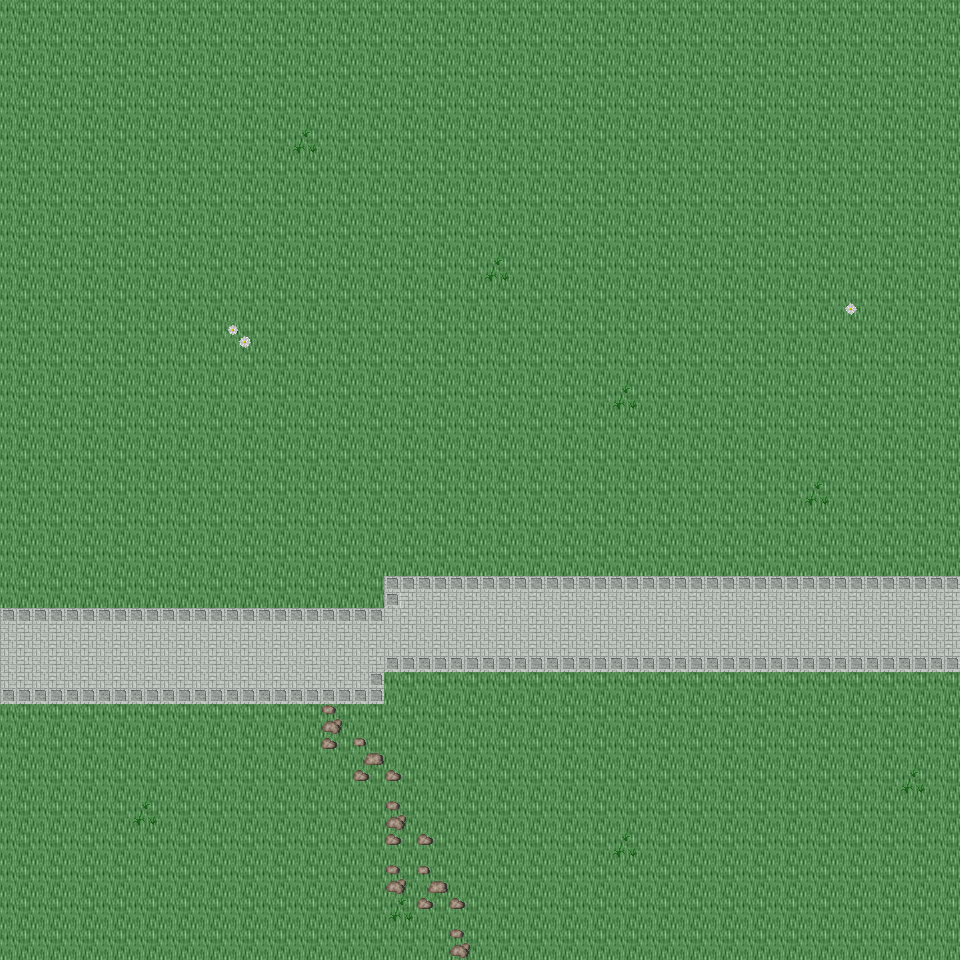

A level layout from a 2D game, rendered from its tile map. Below: a short description, then the map file with tile-grid data replaced by summaries:
An orthogonal 30x30 tile map with 32x32 px tiles, 6 tile layers (Ground, Object, Object2, Above, ...), 43 tilesets and 3 objects (3x mapExit).

<map version="1.0" orientation="orthogonal" renderorder="right-down" width="30" height="30" tilewidth="32" tileheight="32" nextobjectid="4">
  <tileset firstgid="1" name="tileset_ground_ground" tilewidth="32" tileheight="32" tilecount="33" columns="3">
    <image source="../drawable/tileset_ground_ground.png" width="96" height="352" />
  </tileset>
  <tileset firstgid="34" name="tileset_ground_water_water" tilewidth="32" tileheight="32" tilecount="24" columns="3">
    <image source="../drawable/tileset_ground_water_water.png" width="96" height="256" />
  </tileset>
  <tileset firstgid="58" name="tileset_ground_square_patch" tilewidth="32" tileheight="32" tilecount="9" columns="3">
    <image source="../drawable/tileset_ground_square_patch.png" width="96" height="96" />
  </tileset>
  <tileset firstgid="67" name="tileset_building_wall_wall_brown" tilewidth="32" tileheight="32" tilecount="12" columns="3">
    <image source="../drawable/tileset_building_wall_wall_brown.png" width="96" height="128" />
  </tileset>
  <tileset firstgid="79" name="tileset_ground_water_pool_grassy" tilewidth="32" tileheight="32" tilecount="27" columns="9">
    <image source="../drawable/tileset_ground_water_pool_grassy.png" width="288" height="96" />
  </tileset>
  <tileset firstgid="106" name="tileset_ground_ridge_earth_dark" tilewidth="32" tileheight="32" tilecount="96" columns="12">
    <image source="../drawable/tileset_ground_ridge_earth_dark.png" width="384" height="256" />
  </tileset>
  <tileset firstgid="202" name="tileset_plant_grasses" tilewidth="32" tileheight="32" tilecount="6" columns="3">
    <image source="../drawable/tileset_plant_grasses.png" width="96" height="64" />
  </tileset>
  <tileset firstgid="208" name="tileset_plant_flower_daisy_white" tilewidth="32" tileheight="32" tilecount="8" columns="2">
    <image source="../drawable/tileset_plant_flower_daisy_white.png" width="64" height="128" />
  </tileset>
  <tileset firstgid="216" name="tileset_ground_rock_pebbles" tilewidth="32" tileheight="32" tilecount="3" columns="1">
    <image source="../drawable/tileset_ground_rock_pebbles.png" width="32" height="96" />
  </tileset>
  <tileset firstgid="219" name="tileset_ground_rock_rocks_2" tilewidth="32" tileheight="32" tilecount="4" columns="2">
    <image source="../drawable/tileset_ground_rock_rocks_2.png" width="64" height="64" />
  </tileset>
  <tileset firstgid="223" name="tileset_item_pot_pot_grey" tilewidth="32" tileheight="32" tilecount="1" columns="1">
    <image source="../drawable/tileset_item_pot_pot_grey.png" width="32" height="32" />
  </tileset>
  <tileset firstgid="224" name="tileset_plant_bush_bushes" tilewidth="32" tileheight="32" tilecount="10" columns="5">
    <image source="../drawable/tileset_plant_bush_bushes.png" width="160" height="64" />
  </tileset>
  <tileset firstgid="234" name="tileset_ground_ladder_vertical_dark" tilewidth="32" tileheight="32" tilecount="3" columns="3">
    <image source="../drawable/tileset_ground_ladder_vertical_dark.png" width="96" height="32" />
  </tileset>
  <tileset firstgid="237" name="tileset_ground_ladder_horizontal_dark" tilewidth="32" tileheight="32" tilecount="3" columns="1">
    <image source="../drawable/tileset_ground_ladder_horizontal_dark.png" width="32" height="96" />
  </tileset>
  <tileset firstgid="240" name="tileset_plant_flower_daisy_blue" tilewidth="32" tileheight="32" tilecount="8" columns="2">
    <image source="../drawable/tileset_plant_flower_daisy_blue.png" width="64" height="128" />
  </tileset>
  <tileset firstgid="248" name="tileset_ground_grass_edges" tilewidth="32" tileheight="32" tilecount="36" columns="12">
    <image source="../drawable/tileset_ground_grass_edges.png" width="384" height="96" />
  </tileset>
  <tileset firstgid="284" name="tileset_ground_grass_corners" tilewidth="32" tileheight="32" tilecount="24" columns="6">
    <image source="../drawable/tileset_ground_grass_corners.png" width="192" height="128" />
  </tileset>
  <tileset firstgid="308" name="tileset_ground_cobbled_paving" tilewidth="32" tileheight="32" tilecount="1" columns="1">
    <image source="../drawable/tileset_ground_cobbled_paving.png" width="32" height="32" />
  </tileset>
  <tileset firstgid="309" name="tileset_building_door_door_n" tilewidth="32" tileheight="32" tilecount="6" columns="3">
    <image source="../drawable/tileset_building_door_door_n.png" width="96" height="64" />
  </tileset>
  <tileset firstgid="315" name="tileset_building_door_closed" tilewidth="32" tileheight="32" tilecount="1" columns="1">
    <image source="../drawable/tileset_building_door_closed.png" width="32" height="32" />
  </tileset>
  <tileset firstgid="316" name="tileset_building_window_window_right" tilewidth="32" tileheight="32" tilecount="2" columns="2">
    <image source="../drawable/tileset_building_window_window_right.png" width="64" height="32" />
  </tileset>
  <tileset firstgid="318" name="tileset_plant_flower_daisy_red" tilewidth="32" tileheight="32" tilecount="8" columns="2">
    <image source="../drawable/tileset_plant_flower_daisy_red.png" width="64" height="128" />
  </tileset>
  <tileset firstgid="326" name="tileset_building_window_window_long" tilewidth="32" tileheight="32" tilecount="3" columns="3">
    <image source="../drawable/tileset_building_window_window_long.png" width="96" height="32" />
  </tileset>
  <tileset firstgid="329" name="tileset_plant_flower_daisy_yellow" tilewidth="32" tileheight="32" tilecount="8" columns="2">
    <image source="../drawable/tileset_plant_flower_daisy_yellow.png" width="64" height="128" />
  </tileset>
  <tileset firstgid="337" name="tileset_furniture_light_flames" tilewidth="32" tileheight="32" tilecount="6" columns="6">
    <image source="../drawable/tileset_furniture_light_flames.png" width="192" height="32" />
  </tileset>
  <tileset firstgid="343" name="tileset_building_fence_fence_chunky" tilewidth="32" tileheight="32" tilecount="21" columns="3">
    <image source="../drawable/tileset_building_fence_fence_chunky.png" width="96" height="224" />
  </tileset>
  <tileset firstgid="364" name="tileset_plant_tree_tree_green" tilewidth="32" tileheight="32" tilecount="88" columns="8">
    <image source="../drawable/tileset_plant_tree_tree_green.png" width="256" height="352" />
  </tileset>
  <tileset firstgid="452" name="tileset_plant_tree_tree_darkgreen" tilewidth="32" tileheight="32" tilecount="88" columns="8">
    <image source="../drawable/tileset_plant_tree_tree_darkgreen.png" width="256" height="352" />
  </tileset>
  <tileset firstgid="540" name="tileset_item_sign_large" tilewidth="32" tileheight="32" tilecount="15" columns="5">
    <image source="../drawable/tileset_item_sign_large.png" width="160" height="96" />
  </tileset>
  <tileset firstgid="555" name="tileset_ground_ladder_small" tilewidth="32" tileheight="32" tilecount="1" columns="1">
    <image source="../drawable/tileset_ground_ladder_small.png" width="32" height="32" />
  </tileset>
  <tileset firstgid="556" name="tileset_building_roof_blue" tilewidth="32" tileheight="32" tilecount="20" columns="5">
    <image source="../drawable/tileset_building_roof_blue.png" width="160" height="128" />
  </tileset>
  <tileset firstgid="576" name="tileset_building_decoration_chimney" tilewidth="32" tileheight="32" tilecount="2" columns="1">
    <image source="../drawable/tileset_building_decoration_chimney.png" width="32" height="64" />
  </tileset>
  <tileset firstgid="578" name="tileset_logic_creature_gnome" tilewidth="32" tileheight="32" tilecount="6" columns="6">
    <image source="../drawable/tileset_logic_creature_gnome.png" width="192" height="32" />
  </tileset>
  <tileset firstgid="584" name="tileset_logic_creature_rodent" tilewidth="32" tileheight="32" tilecount="8" columns="8">
    <image source="../drawable/tileset_logic_creature_rodent.png" width="256" height="32" />
  </tileset>
  <tileset firstgid="592" name="tileset_logic_creature_animal" tilewidth="32" tileheight="32" tilecount="32" columns="8">
    <image source="../drawable/tileset_logic_creature_animal.png" width="256" height="128" />
  </tileset>
  <tileset firstgid="624" name="tileset_logic_collision" tilewidth="32" tileheight="32" tilecount="1" columns="1">
    <image source="../drawable/tileset_logic_collision.png" width="32" height="32" />
  </tileset>
  <tileset firstgid="625" name="tileset_ground_water_water_corners" tilewidth="32" tileheight="32" tilecount="12" columns="6">
    <image source="../drawable/tileset_ground_water_water_corners.png" width="192" height="64" />
  </tileset>
  <tileset firstgid="637" name="tileset_ground_green_paving" tilewidth="32" tileheight="32" tilecount="18" columns="3">
    <image source="../drawable/tileset_ground_green_paving.png" width="96" height="192" />
  </tileset>
  <tileset firstgid="655" name="tileset_logic_protection" tilewidth="32" tileheight="32" tilecount="2" columns="2">
    <image source="../drawable/tileset_logic_protection.png" width="64" height="32" />
  </tileset>
  <tileset firstgid="657" name="tileset_light_yellow_light_5x5" tilewidth="32" tileheight="32" tilecount="25" columns="5">
    <image source="../drawable/tileset_light_yellow_light_5x5.png" width="160" height="160" />
  </tileset>
  <tileset firstgid="682" name="tileset_furniture_light_small_lamp" tilewidth="32" tileheight="32" tilecount="4" columns="4">
    <image source="../drawable/tileset_furniture_light_small_lamp.png" width="128" height="32" />
  </tileset>
  <tileset firstgid="686" name="tileset_light_door_light" tilewidth="32" tileheight="32" tilecount="12" columns="3">
    <image source="../drawable/tileset_light_door_light.png" width="96" height="128" />
  </tileset>
  <tileset firstgid="698" name="tileset_logic_creature_human_risecia" tilewidth="32" tileheight="32" tilecount="4" columns="4">
    <image source="../drawable/tileset_logic_creature_human_risecia.png" width="128" height="32" />
  </tileset>
  <layer name="Ground" width="30" height="30">
    <data>[900 cells, 900 non-empty, 2 distinct tile ids]</data>
  </layer>
  <layer name="Object" width="30" height="30">
    <data>[900 cells, 83 non-empty, 10 distinct tile ids]</data>
  </layer>
  <layer name="Object2" width="30" height="30">
    <data>[900 cells, 0 non-empty, 0 distinct tile ids]</data>
  </layer>
  <layer name="Above" width="30" height="30">
    <data>[900 cells, 0 non-empty, 0 distinct tile ids]</data>
  </layer>
  <layer name="Above2" width="30" height="30">
    <data>[900 cells, 0 non-empty, 0 distinct tile ids]</data>
  </layer>
  <layer name="Walkable" width="30" height="30">
    <data>[900 cells, 0 non-empty, 0 distinct tile ids]</data>
  </layer>
  <objectgroup name="MapEvents">
    <object id="1" name="north" type="mapExit" x="0" y="0" width="960" height="32">
      <properties>
        <property name="map" value="level_0_x204_y27" />
        <property name="x" value="0" />
        <property name="y" value="28" />
      </properties>
    </object>
    <object id="2" name="south" type="mapExit" x="0" y="928" width="960" height="32">
      <properties>
        <property name="map" value="level_0_x204_y29" />
        <property name="x" value="0" />
        <property name="y" value="1" />
      </properties>
    </object>
    <object id="3" name="east" type="mapExit" x="928" y="0" width="32" height="960">
      <properties>
        <property name="map" value="level_0_x205_y28" />
        <property name="x" value="1" />
        <property name="y" value="0" />
      </properties>
    </object>
  </objectgroup>
</map>
